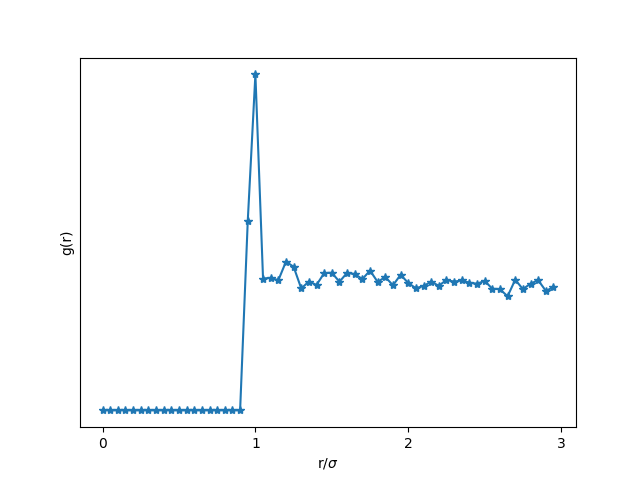

The script that saved this image:
import os
import numpy as np
import matplotlib.pyplot as plt
import math
import numpy as np

# Función para calcular la distancia euclídea entre 2 puntos
def euc_dist(x,y):
    return math.sqrt((x[0]-y[0])**2 + (x[1]-y[1])**2)

R = 1
diam = 2*R
npart = 25
# Ruta donde se guardan los archivos .dat
ruta = '/home/willy/Documentos/codigo_git/clone_pyMD/results'
# Leemos nombres de los archivos y contamos cuantos
# 'frames' hay
names = os.listdir(ruta)
count = [1 if 'xy' in name else 0 for name in names]
count = np.array(count)
total_frames = np.sum(count)

# Para el histograma
diag = math.sqrt(50**2 + 50**2)  
dmax = diag-diam
dr = 0.05
bins = np.arange(0,dmax,dr)
data_hist = np.zeros((total_frames, len(bins)-1))
average = np.zeros((len(bins)-1))
denom = 2*np.pi*bins[1:]

# En cada frame calcularemos el histograma de distancias
for i in range(total_frames):
    filename = f'xy{i:04d}.dat'
    frame = os.path.join(ruta, filename)
    dists = []
    with open(frame, 'r') as f:
        lines = f.readlines()
        L = len(lines)
        for j in range(L):
            splitted1 = lines[j].split()
            p = (float(splitted1[0]), float(splitted1[1]))
            for k in range(j+1, L):
                splitted2 = lines[k].split()
                q = (float(splitted2[0]), float(splitted2[1]))
                d = euc_dist(p,q)
                dists.append(d/2)
    
    counts, intervals = np.histogram(dists, bins=bins, range=(0,dmax))
    # Dividimos la cantidad de distancia a cierto R, entre R
    data_hist[i] = counts/denom
    average = average + data_hist[i]

# Histograma medio y representamos
pmax = 60
x_ax = np.arange(0,pmax,1)
mid_points = bins[:-1]
average = average/total_frames
plt.xticks(x_ax)
plt.yticks([])
plt.xlabel(r'r/$\sigma$')
plt.ylabel('g(r)')
plt.plot(mid_points[:pmax], average[:pmax], marker='*')
plt.savefig('rad_dist.png')
plt.show()